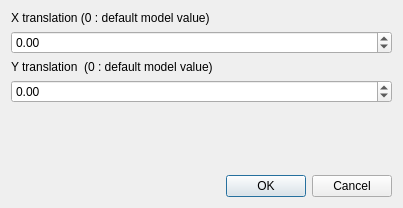
<?xml version="1.0" encoding="UTF-8"?>
<ui version="4.0">
 <class>Dialog</class>
 <widget class="QDialog" name="Dialog">
  <property name="geometry">
   <rect>
    <x>0</x>
    <y>0</y>
    <width>403</width>
    <height>208</height>
   </rect>
  </property>
  <property name="windowTitle">
   <string>Dialog</string>
  </property>
  <layout class="QVBoxLayout" name="verticalLayout">
   <item>
    <widget class="QLabel" name="label">
     <property name="text">
      <string>X translation (0 : default model value)</string>
     </property>
    </widget>
   </item>
   <item>
    <widget class="QDoubleSpinBox" name="doubleSpinBox_x">
     <property name="minimum">
      <double>-9999999.000000000000000</double>
     </property>
     <property name="maximum">
      <double>9999999.000000000000000</double>
     </property>
    </widget>
   </item>
   <item>
    <widget class="QLabel" name="label_2">
     <property name="text">
      <string>Y translation  (0 : default model value)</string>
     </property>
    </widget>
   </item>
   <item>
    <widget class="QDoubleSpinBox" name="doubleSpinBox_y">
     <property name="minimum">
      <double>-9999999.000000000000000</double>
     </property>
     <property name="maximum">
      <double>9999999.000000000000000</double>
     </property>
    </widget>
   </item>
   <item>
    <spacer name="verticalSpacer">
     <property name="orientation">
      <enum>Qt::Vertical</enum>
     </property>
     <property name="sizeHint" stdset="0">
      <size>
       <width>20</width>
       <height>40</height>
      </size>
     </property>
    </spacer>
   </item>
   <item>
    <widget class="QDialogButtonBox" name="buttonBox">
     <property name="orientation">
      <enum>Qt::Horizontal</enum>
     </property>
     <property name="standardButtons">
      <set>QDialogButtonBox::Cancel|QDialogButtonBox::Ok</set>
     </property>
    </widget>
   </item>
  </layout>
 </widget>
 <resources/>
 <connections>
  <connection>
   <sender>buttonBox</sender>
   <signal>accepted()</signal>
   <receiver>Dialog</receiver>
   <slot>accept()</slot>
   <hints>
    <hint type="sourcelabel">
     <x>248</x>
     <y>254</y>
    </hint>
    <hint type="destinationlabel">
     <x>157</x>
     <y>274</y>
    </hint>
   </hints>
  </connection>
  <connection>
   <sender>buttonBox</sender>
   <signal>rejected()</signal>
   <receiver>Dialog</receiver>
   <slot>reject()</slot>
   <hints>
    <hint type="sourcelabel">
     <x>316</x>
     <y>260</y>
    </hint>
    <hint type="destinationlabel">
     <x>286</x>
     <y>274</y>
    </hint>
   </hints>
  </connection>
 </connections>
</ui>
